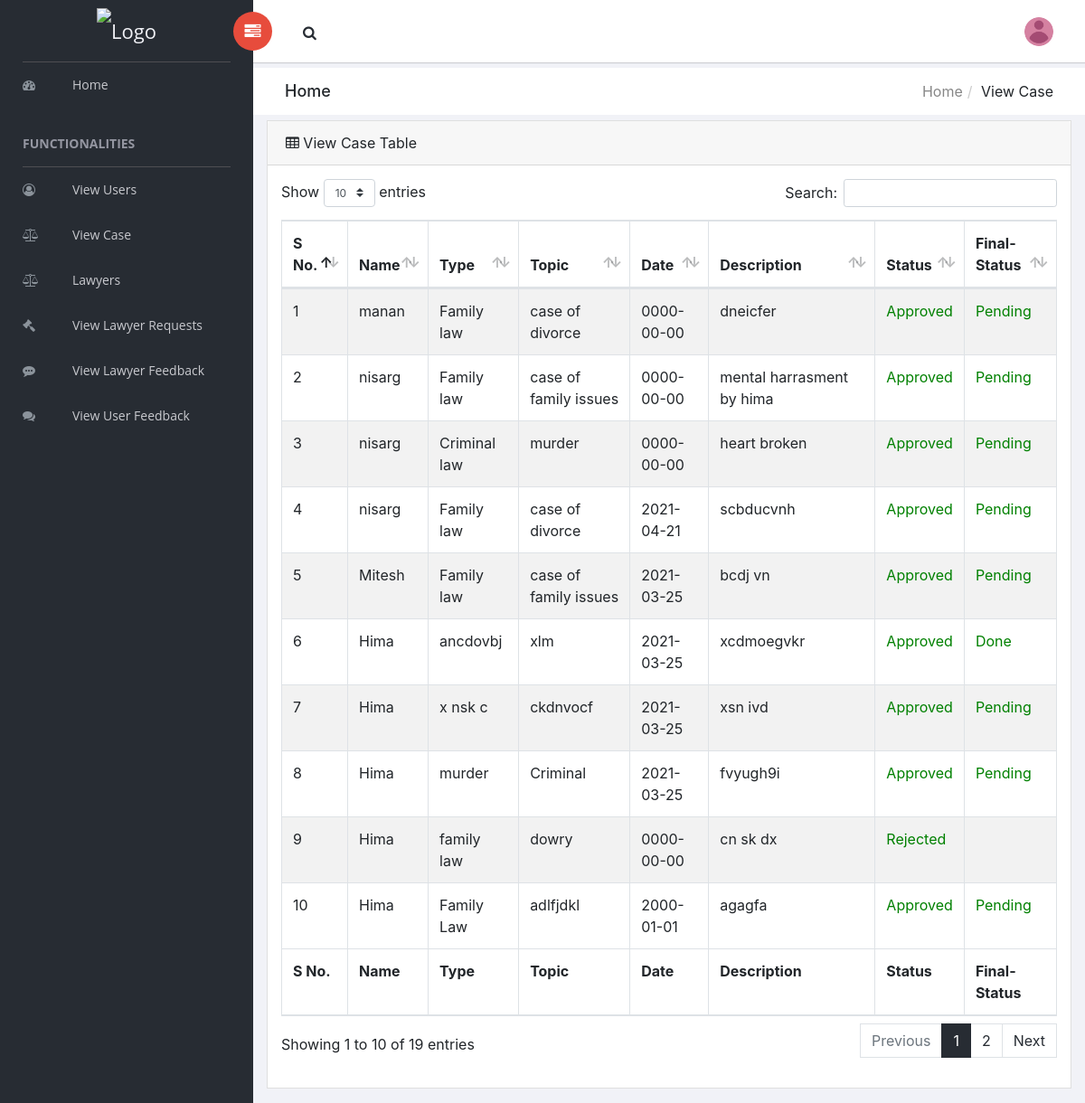
The page /admin/view_case.php (signed in) on the database its author committed.
### tables this page shows
CREATE TABLE `decipher_lawyer_user_applied_case` (
  `id` int(11) NOT NULL,
  `user_id` int(11) NOT NULL,
  `lawyer_id` int(20) NOT NULL DEFAULT 0,
  `user_email` text NOT NULL,
  `name` text NOT NULL,
  `topic` text NOT NULL,
  `Date` date NOT NULL,
  `type` text NOT NULL,
  `description` text NOT NULL,
  `status` text NOT NULL,
  `Final-Status` text NOT NULL
);

### admin/view_case.php (the view, shortened to what this page needs)
<?php
	if(isset($_SESSION['user_id']) && $_SESSION['user_id']!=""){
    require_once('header.php');
	require_once('config.php');
	$select="SELECT * FROM `decipher_lawyer_user_applied_case`";
	$query=mysqli_query($conn,$select);
?>
<div class="breadcrumbs">
            <div class="col-sm-4">
                <div class="page-header float-left">
                    <div class="page-title">
                        <h1>Home</h1>
                    </div>
                </div>
            </div>
            <div class="col-sm-8">
                <div class="page-header float-right">
                    <div class="page-title">
                        <ol class="breadcrumb text-right">
                            <li><a href="#">Home</a></li>
                            <li class="active">View Case</li>
                        </ol>
                    </div>
                </div>
            </div>
        </div>
        <div id="content-wrapper">
    <div class="container-fluid">
        <div class="card mb-3">
          <div class="card-header">
            <i class="fa fa-table"></i>
			View Case Table</div>
         <div class="card-body">
            <div class="table table-responsive">
                            <table id="bootstrap-data-table-export"  class="table table-striped table-bordered " style="width:100%">
					<thead >
						<tr>
							<th>S No.</th>
							<th>Name</th>
							<th>Type</th>
							<th>Topic</th>
							<th>Date</th>
							<th>Description</th>
							<th>Status</th>
							<th>Final-Status</th>
						</tr>
					</thead>
					<tbody >
						<?php $i=1;
									while ($res=mysqli_fetch_assoc($query))
									{ ?>
									<tr>
									<td><?php echo $i++;?></td>
									<td><?php echo $res['name'];?></td>
										<td><?php echo $res['type'];?></td>
										<td><?php echo $res['topic'];?></td>
										<td><?php echo $res['Date'];?></td>
										<td><?php echo $res['description'];?></td>
										<td style="color:green;"><?php echo $res['status'];?></td>
										<td style="color:green;"><?php echo $res['Final-Status'];?></td>
										</tr>
										<?php } ?>
					</tbody>
					<tfoot>
						<tr>
							<th>S No.</th>
							<th>Name</th>
							<th>Type</th>
							<th>Topic</th>
							<th>Date</th>
							<th>Description</th>
							<th>Status</th>
							<th>Final-Status</th>
						</tr>
					</tfoot>
				</table>
				</div>
        </div>
    </div>
</div>
</div>
<?php require_once('footer.php');
}
else{
		echo "Please <a href='index.php'>Login</a> to Access This Page";
	}
?>

### rows shown on the page
decipher_lawyer_user_applied_case: name "manan", type "Family law", topic "case of divorce", Date "0000-00-00", description "dneicfer", status "Approved", value "Pending"
decipher_lawyer_user_applied_case: name "nisarg", type "Family law", topic "case of family issues", Date "0000-00-00", description "mental harrasment by hima", status "Approved", value "Pending"
decipher_lawyer_user_applied_case: name "nisarg", type "Criminal law", topic "murder", Date "0000-00-00", description "heart broken", status "Approved", value "Pending"
decipher_lawyer_user_applied_case: name "nisarg", type "Family law", topic "case of divorce", Date "2021-04-21", description "scbducvnh", status "Approved", value "Pending"
decipher_lawyer_user_applied_case: name "Mitesh", type "Family law", topic "case of family issues", Date "2021-03-25", description "bcdj vn", status "Approved", value "Pending"
decipher_lawyer_user_applied_case: name "Hima", type "ancdovbj", topic "xlm", Date "2021-03-25", description "xcdmoegvkr", status "Approved", value "Done"
decipher_lawyer_user_applied_case: name "Hima", type "x nsk c", topic "ckdnvocf", Date "2021-03-25", description "xsn ivd", status "Approved", value "Pending"
decipher_lawyer_user_applied_case: name "Hima", type "murder", topic "Criminal", Date "2021-03-25", description "fvyugh9i", status "Approved", value "Pending"
decipher_lawyer_user_applied_case: name "Hima", type "family law", topic "dowry", Date "0000-00-00", description "cn sk dx", status "Rejected"
decipher_lawyer_user_applied_case: name "Hima", type "Family Law", topic "adlfjdkl", Date "2000-01-01", description "agagfa", status "Approved", value "Pending"
